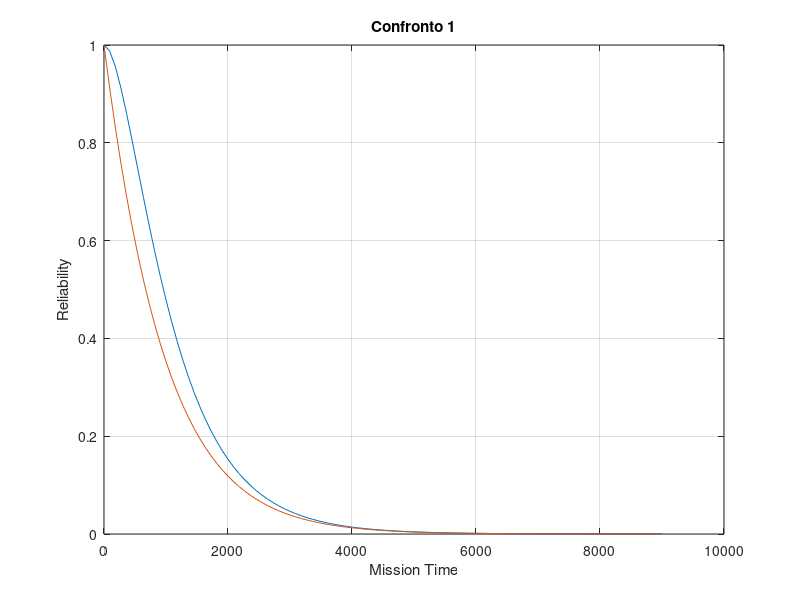
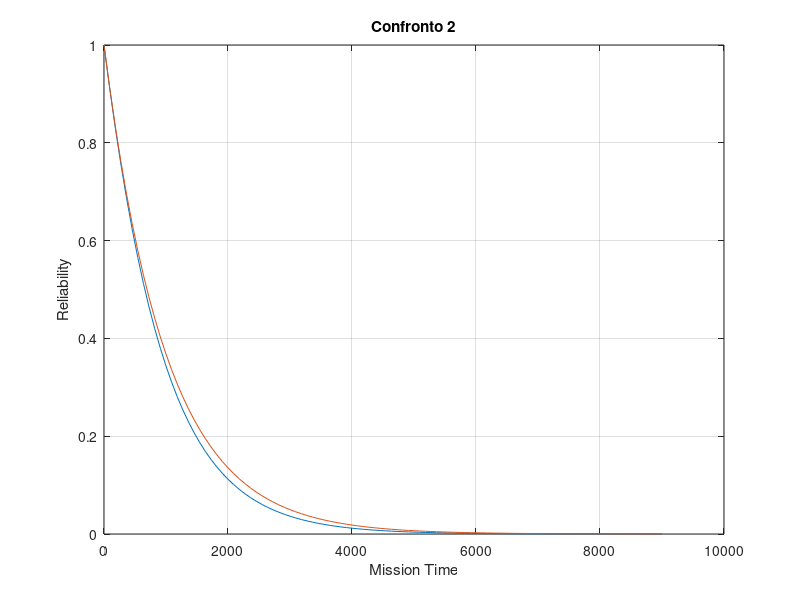
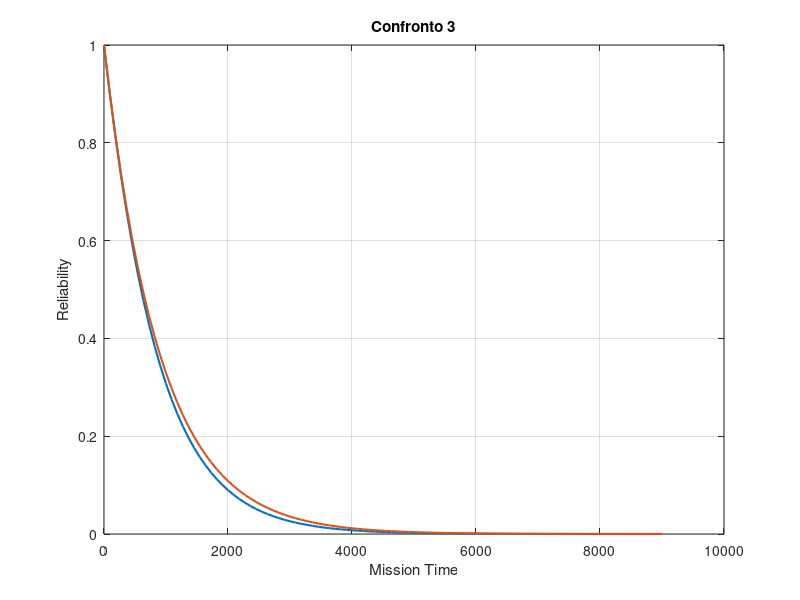
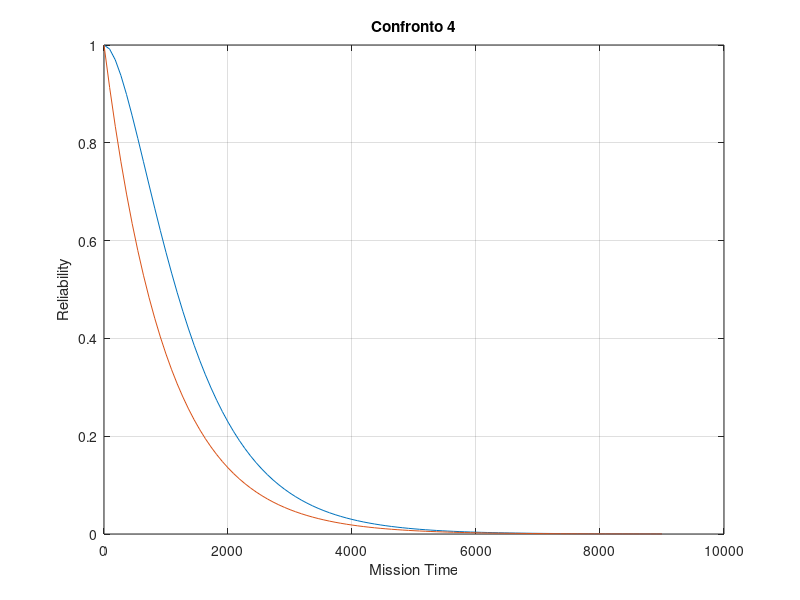

Here is the MATLAB script that generated these plots, in order:
clc; close all; clear all;
t = linspace(0,9000);

MTTF_A = 1000;
MTTF_B = 9000;
MTTF_C = 2000;

lambdaA = 1/MTTF_A;
lambdaB = 1/MTTF_B;
lambdaC = 1/MTTF_C;

R_A = exp(-lambdaA*t);
R_B = exp(-lambdaB*t);
R_C = exp(-lambdaC*t);

%% CONFRONTO 1
R_11 = 1-(1-R_A.*R_B).*(1-R_A.*R_C);
R_12 = R_A.*(1-(1-R_B).*(1-R_C));
figure();
plot(t,R_11);
title('Confronto 1');
hold on;
plot(t,R_12);
xlabel('Mission Time');
ylabel('Reliability');
grid;
%% CONFRONTO 2
R_21 = R_A.*(1-(1-R_A).*(1-R_B));
R_22 = R_A;
figure();
plot(t,R_21);
title('Confronto 2');
hold on;
plot(t,R_22);
xlabel('Mission Time');
ylabel('Reliability');
grid;

%% CONFRONTO 3
R_31 = R_21.*R_B;
R_32 = R_A.*R_B;
figure();
g1 = plot(t,R_31);
title('Confronto 3');
hold on;
g2 = plot(t,R_32);
set(g1,'LineWidth',1.5);
set(g2,'LineWidth',1.5);
xlabel('Mission Time');
ylabel('Reliability');
grid;
%% CONFRONTO 4
R_41 = 1-((1-R_A).*(1-R_A.*R_B));
R_42 = R_A;
figure();
plot(t,R_41);
title('Confronto 4');
hold on;
plot(t,R_42);
xlabel('Mission Time');
ylabel('Reliability');
grid;




